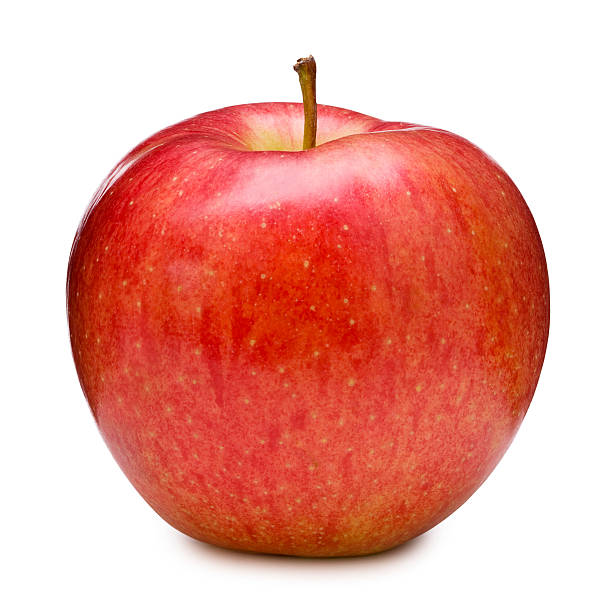
#> input picture apple.jpg, 612 x 612 px
$ python homework-4.py
#> lines starting #> are read from the running program, lines starting #| are printed output that depends on the picture
# Contrast stretching

import cv2
import numpy as np
import matplotlib.pyplot as plt

def contrast_stretching(image_path):
    # Görüntüyü oku
#> called with image_path = 'apple.jpg'
    image = cv2.imread(image_path, cv2.IMREAD_GRAYSCALE)
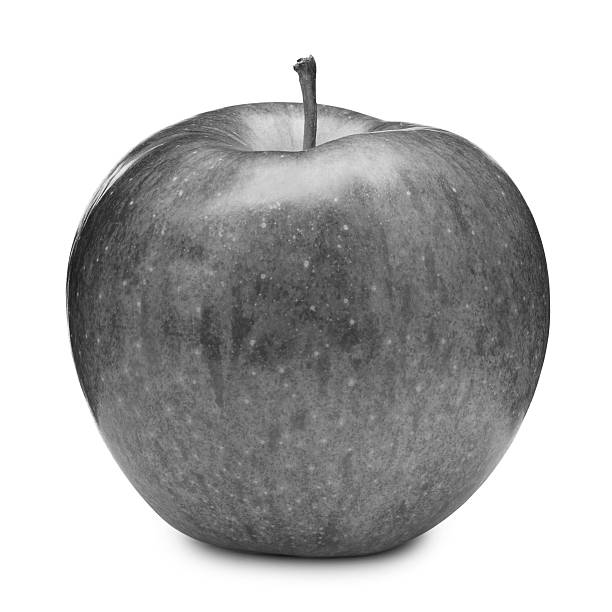
#> image: shape (612, 612); min 9, max 255, mean 186

    # Kontrast genişletme işlemi uygula
    min_val = np.min(image)
#> min_val = 9
    max_val = np.max(image)
#> max_val = 255

    stretched_image = 255 * ((image - min_val) / (max_val - min_val))

    # Görselleştirme
    plt.figure(figsize=(10, 5))

    plt.subplot(1, 2, 1)
    plt.imshow(image, cmap='gray')
    plt.title('Orijinal Görüntü')
    plt.axis('off')

    plt.subplot(1, 2, 2)
    plt.imshow(stretched_image, cmap='gray', vmin=0, vmax=255)
    plt.title('Kontrast Genişletme Sonrası')
    plt.axis('off')

    plt.show()
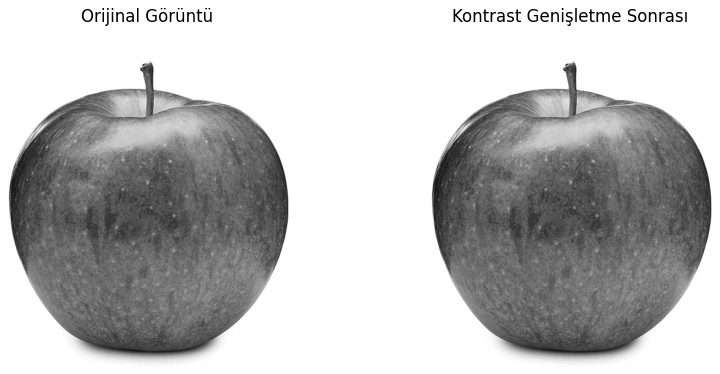
#> figure drawn by matplotlib, 2 panels

# Örnek bir görüntü üzerinde kontrast genişletme işlemi uygula
image_path = "apple.jpg"
contrast_stretching(image_path)
